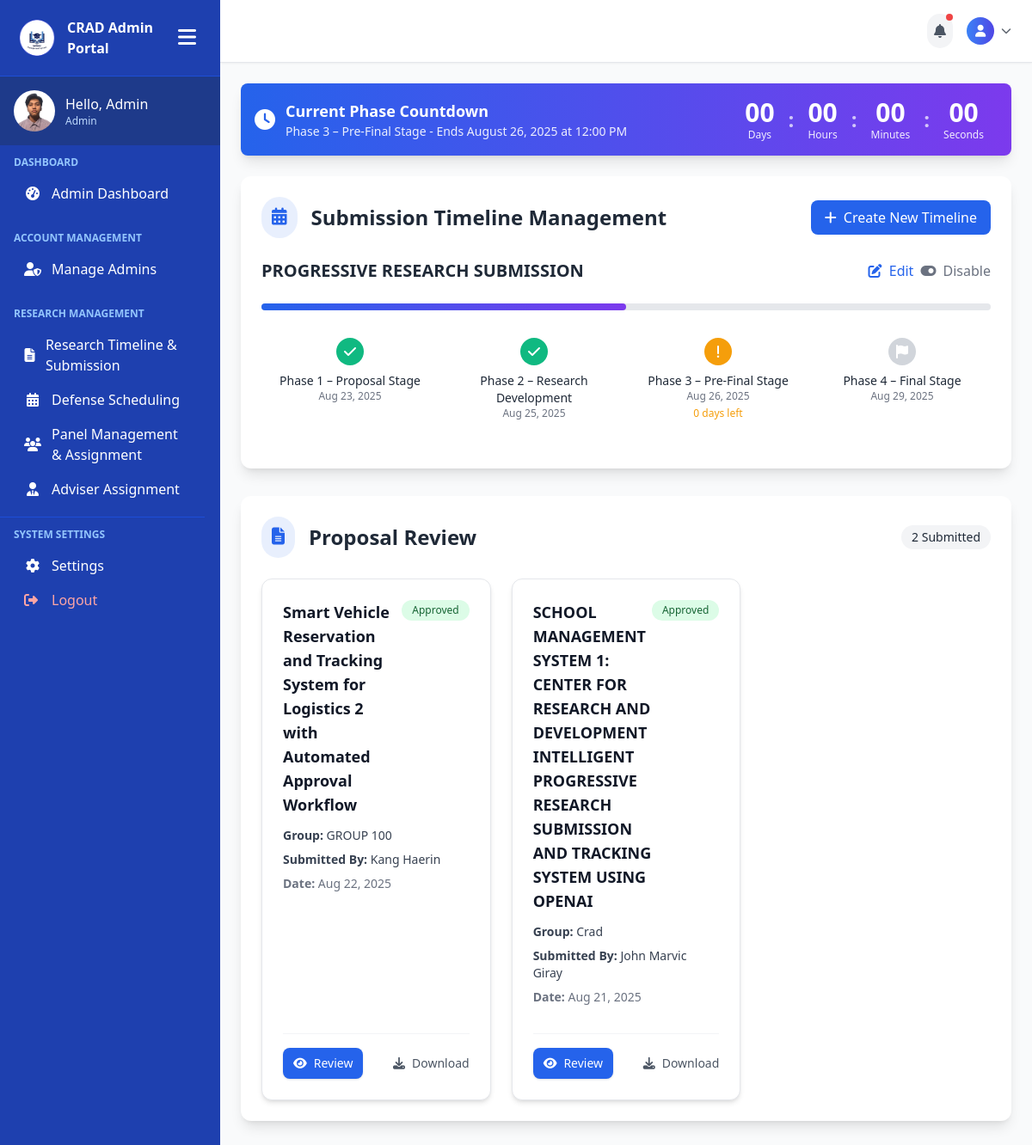
Before: /admin-pages/admin-timeline.php (signed in) with the older database file.
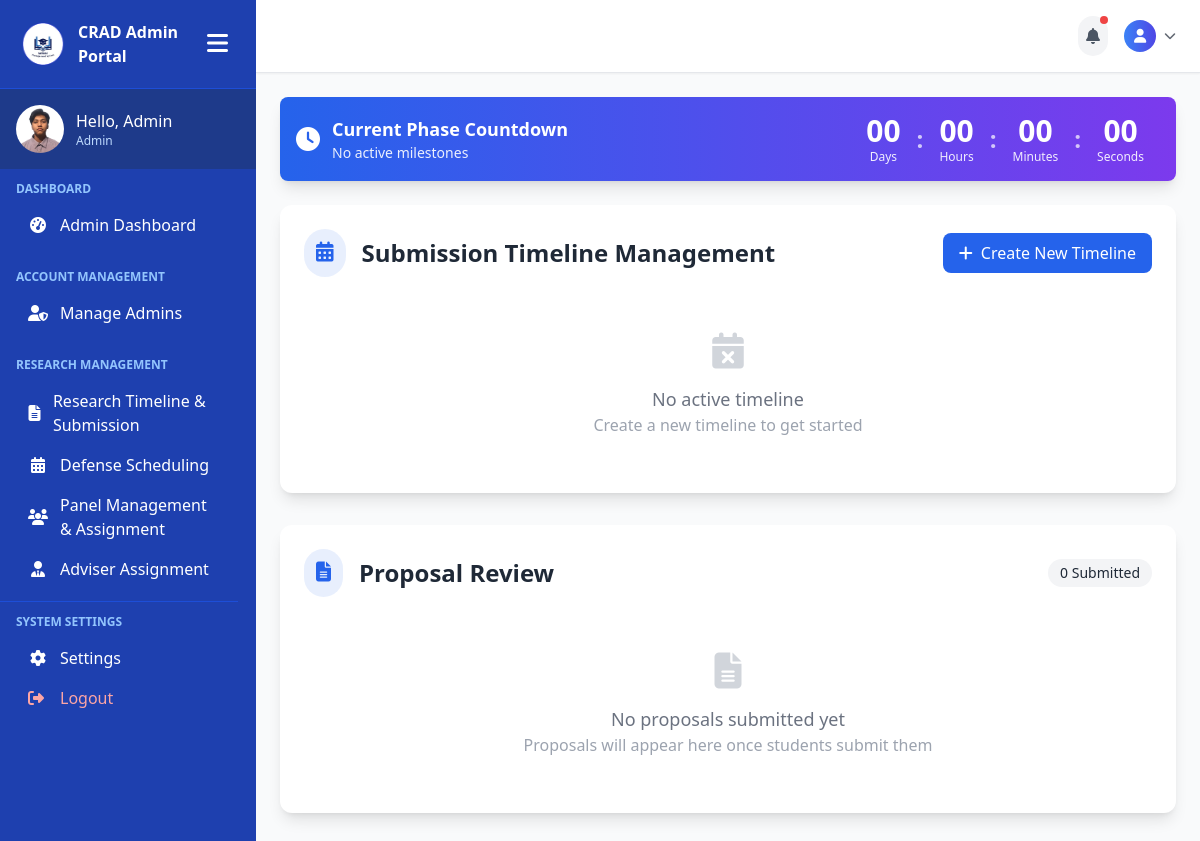
After: the same page with the newer database file.
### tables this page shows
CREATE TABLE `timeline_milestones` (
  `id` int(11) NOT NULL,
  `timeline_id` int(11) NOT NULL,
  `title` varchar(255) NOT NULL,
  `description` text DEFAULT NULL,
  `deadline` datetime NOT NULL,
  `status` enum('pending','active','completed') DEFAULT 'pending',
  `created_at` timestamp NOT NULL DEFAULT current_timestamp(),
  `updated_at` timestamp NOT NULL DEFAULT current_timestamp() ON UPDATE current_timestamp()
);

CREATE TABLE `submission_timelines` (
  `id` int(11) NOT NULL,
  `title` varchar(255) NOT NULL,
  `description` text DEFAULT NULL,
  `is_active` tinyint(1) DEFAULT 1,
  `created_at` timestamp NOT NULL DEFAULT current_timestamp(),
  `updated_at` timestamp NOT NULL DEFAULT current_timestamp() ON UPDATE current_timestamp()
);

CREATE TABLE `proposals` (
  `id` int(11) NOT NULL,
  `group_id` int(11) NOT NULL,
  `title` varchar(255) NOT NULL,
  `description` text DEFAULT NULL,
  `file_path` varchar(255) DEFAULT NULL,
  `submitted_at` timestamp NOT NULL DEFAULT current_timestamp(),
  `status` enum('Pending','Approved','Rejected','Under Review','Revision Requested') NOT NULL DEFAULT 'Pending',
  `feedback` text DEFAULT NULL,
  `reviewed_at` timestamp NULL DEFAULT NULL
);

CREATE TABLE `groups` (
  `id` int(11) NOT NULL,
  `name` varchar(255) NOT NULL,
  `cluster_id` int(11) DEFAULT NULL,
  `join_code` varchar(10) DEFAULT NULL,
  `created_at` timestamp NOT NULL DEFAULT current_timestamp()
);

### admin-pages/admin-timeline.php (the view, shortened to what the changed rows need)
<?php
include("../includes/connection.php");
$active_timeline = null;
$milestones = [];
$stmt = $conn->prepare("SELECT * FROM submission_timelines WHERE is_active = 1 LIMIT 1");
$stmt->execute();
$result = $stmt->get_result();
if ($result->num_rows > 0) {
    $active_timeline = $result->fetch_assoc();
    $stmt = $conn->prepare("SELECT * FROM timeline_milestones WHERE timeline_id = ? ORDER BY deadline ASC");
    $stmt->bind_param("i", $active_timeline['id']);
    $stmt->execute();
    $milestones = $stmt->get_result()->fetch_all(MYSQLI_ASSOC);
}
$proposals_query = "SELECT
    p.*,
    g.name AS group_name,
    g.id AS group_id,
    CONCAT(sp.full_name) AS submitted_by
FROM proposals p
JOIN groups g ON p.group_id = g.id
JOIN group_members gm ON g.id = gm.group_id
JOIN student_profiles sp ON gm.student_id = sp.user_id
WHERE gm.student_id = (
    SELECT student_id
    FROM group_members
    WHERE group_id = g.id
    LIMIT 1
)
ORDER BY p.submitted_at DESC;
";
$proposals_result = mysqli_query($conn, $proposals_query);
$proposals = [];
while ($proposal = mysqli_fetch_assoc($proposals_result)) {
    $proposals[] = $proposal;
}
?>
<!DOCTYPE html>
<html lang="en">
<head>
  <script src="https://cdn.tailwindcss.com"></script>
  <link rel="stylesheet" href="https://cdn.jsdelivr.net/npm/flatpickr/dist/flatpickr.min.css">
  <link rel="stylesheet" href="https://cdnjs.cloudflare.com/ajax/libs/font-awesome/6.0.0/css/all.min.css">
</head>
<body class="bg-gray-50 text-gray-800 font-sans h-screen overflow-hidden">
  <div class="min-h-screen flex">
    <?php include('../includes/admin-sidebar.php'); ?>
    <div class="flex-1 overflow-y-auto p-6">
      <div id="countdown-banner" class="bg-gradient-to-r from-primary to-secondary text-white p-4 rounded-lg shadow-lg mb-6">
        <div class="flex flex-col md:flex-row items-center justify-between">
          <div class="flex items-center mb-4 md:mb-0">
            <div>
              <h3 class="font-bold text-lg">Current Phase Countdown</h3>
              <?php if (!empty($milestones)): ?>
                <?php
                  $now = new DateTime();
                  $current_milestone = null;
                  foreach ($milestones as $milestone) {
                      $deadline = new DateTime($milestone['deadline']);
                      if ($deadline > $now) { $current_milestone = $milestone; break; }
                  }
                ?>
                <p class="text-sm opacity-90">
                  <?= $current_milestone ? htmlspecialchars($current_milestone['title']) : 'All milestones completed' ?> -
                  Ends <?= $current_milestone ? date('F j, Y \a\t g:i A', strtotime($current_milestone['deadline'])) : '' ?>
                </p>
              <?php else: ?>
                <p class="text-sm opacity-90">No active milestones</p>
              <?php endif; ?>
            </div>
          </div>
        </div>
      </div>
      <div class="bg-white rounded-xl shadow-lg p-6 mb-8">
        <div class="flex items-center justify-between mb-6">
          <div class="flex items-center">
            <h2 class="text-2xl font-bold text-gray-800">Submission Timeline Management</h2>
          </div>
        </div>
        <?php if ($active_timeline): ?>
          <div class="mb-8">
            <div class="flex justify-between items-center mb-4">
              <h3 class="text-xl font-semibold"><?= htmlspecialchars($active_timeline['title']) ?></h3>
              <div class="flex space-x-2">
                <button type="button"
                  onclick='openEditModal(<?= htmlspecialchars(json_encode($active_timeline), ENT_QUOTES, "UTF-8") ?>, <?= htmlspecialchars(json_encode($milestones), ENT_QUOTES, "UTF-8") ?>)'
                  class="text-primary hover:text-secondary transition">
                  <i class="fas fa-edit mr-1"></i> Edit
                </button>
                <form method="POST" class="inline">
                  <button type="submit" name="toggle_timeline" class="text-gray-500 hover:text-gray-700 transition">
                    <i class="fas fa-toggle-on mr-1"></i> Disable
                  </button>
                </form>
              </div>
            </div>
            <div class="relative">
              <?php
                $total_milestones = count($milestones);
                $completed_milestones = 0;
                $now = new DateTime();
                foreach ($milestones as $milestone) {
                    $deadline = new DateTime($milestone['deadline']);
                    if ($deadline < $now) $completed_milestones++;
                }
                $progress = $total_milestones > 0 ? ($completed_milestones / $total_milestones) * 100 : 0;
              ?>
              <div class="h-2 bg-gray-200 rounded-full mb-8">
                <div class="h-full bg-gradient-to-r from-primary to-secondary rounded-full" style="width: <?= $progress ?>%"></div>
              </div>
              <div class="flex justify-between relative gap-2">
                <?php foreach ($milestones as $index => $milestone):
                    $deadline = new DateTime($milestone['deadline']);
                    $is_past = $deadline < $now;
                    $prevDeadline = $index > 0 ? new DateTime($milestones[$index-1]['deadline']) : null;
                    $is_current = !$is_past && (!$prevDeadline || $prevDeadline < $now);
                ?>
                  <div class="flex-1 text-center px-2">
                    <div class="milestone-dot <?= $is_past ? 'bg-success' : ($is_current ? 'bg-warning' : 'bg-gray-300') ?> text-white mx-auto mb-2">
                      <i class="fas <?= $is_past ? 'fa-check' : ($is_current ? 'fa-exclamation' : 'fa-flag') ?>"></i>
                    </div>
                    <div class="text-sm font-medium"><?= htmlspecialchars($milestone['title']) ?></div>
                    <div class="text-xs text-gray-500"><?= date('M j, Y', strtotime($milestone['deadline'])) ?></div>
                    <?php if ($is_current):
                        $diff = $now->diff($deadline);
                        $days_left = $diff->days;
                    ?>
                      <div class="text-xs mt-1 font-medium text-warning"><?= (int)$days_left ?> days left</div>
                    <?php endif; ?>
                  </div>
                <?php endforeach; ?>
              </div>
            </div>
          </div>
        <?php else: ?>
          <div class="text-center py-8">
            <i class="fas fa-calendar-times text-4xl text-gray-300 mb-4"></i>
            <h3 class="text-lg font-medium text-gray-500">No active timeline</h3>
            <p class="text-gray-400">Create a new timeline to get started</p>
          </div>
        <?php endif; ?>
      </div>
<div class="bg-white rounded-xl shadow-lg p-6 mb-8">
  <div class="flex items-center justify-between mb-6">
    <div class="flex items-center">
      <div class="bg-primary/10 p-3 rounded-full mr-4">
      </div>
      <h2 class="text-2xl font-bold text-gray-800">Proposal Review</h2>
    </div>
    <span class="bg-gray-100 text-gray-800 text-sm font-medium px-3 py-1 rounded-full">
      <?php echo count($proposals); ?> Submitted
    </span>
  </div>
  <?php if (!empty($proposals)): ?>
    <div class="grid grid-cols-1 md:grid-cols-2 lg:grid-cols-3 gap-6">
      <?php foreach ($proposals as $proposal):
        $status_class = 'bg-yellow-100 text-yellow-800';
        $status_text = 'Pending';
        if (!empty($proposal['status'])) {
          switch ($proposal['status']) {
            case 'Approved':
              $status_class = 'bg-green-100 text-green-800';
              $status_text = 'Approved';
              break;
          }
        }
      ?>
      <div class="bg-white border border-gray-200 shadow-md rounded-xl p-6 flex flex-col justify-between">
        <div>
          <div class="flex justify-between items-start mb-3">
            <h3 class="text-lg font-semibold text-gray-900">
              <?php echo htmlspecialchars($proposal['title']); ?>
            </h3>
            <span class="px-3 py-1 text-xs font-medium rounded-full <?php echo $status_class; ?>">
              <?php echo $status_text; ?>
            </span>
          </div>
          <p class="text-sm text-gray-700 mb-2">
            <span class="font-semibold">Group:</span> <?php echo htmlspecialchars($proposal['group_name']); ?>
          </p>
          <p class="text-sm text-gray-700 mb-2">
            <span class="font-semibold">Submitted By:</span> <?php echo htmlspecialchars($proposal['submitted_by']); ?>
          </p>
          <p class="text-sm text-gray-500 mb-4">
            <span class="font-semibold">Date:</span> <?php echo date('M j, Y', strtotime($proposal['submitted_at'])); ?>
          </p>
        </div>
        <div class="flex justify-between items-center mt-4 pt-4 border-t border-gray-100">
          <button onclick='openProposalReviewModal(<?php echo htmlspecialchars(json_encode($proposal), ENT_QUOTES, "UTF-8"); ?>)'
            class="inline-flex items-center px-3 py-2 bg-primary text-white text-sm font-medium rounded-lg shadow hover:bg-secondary transition">
            <i class="fas fa-eye mr-2"></i> Review
          </button>
          <a href="<?php echo htmlspecialchars($proposal['file_path']); ?>"
             target="_blank"
             class="inline-flex items-center text-gray-600 hover:text-gray-900 text-sm font-medium">
            <i class="fas fa-download mr-2"></i> Download
          </a>
        </div>
      </div>
      <?php endforeach; ?>
    </div>
  <?php else: ?>
    <div class="text-center py-8">
      <i class="fas fa-file-alt text-4xl text-gray-300 mb-4"></i>
      <h3 class="text-lg font-medium text-gray-500">No proposals submitted yet</h3>
      <p class="text-gray-400">Proposals will appear here once students submit them</p>
    </div>
  <?php endif; ?>
</div>
  </div>
</body>
</html>

Changed rows visible on the page:
no longer on this page (row unchanged): timeline_milestones: title "Phase 3 – Pre-Final Stage", deadline "August 26, 2025 at 12:00 PM", deadline "Aug 26, 2025"
removed submission_timelines: title "PROGRESSIVE RESEARCH SUBMISSION"
no longer on this page (row unchanged): timeline_milestones: title "Phase 1 – Proposal Stage", deadline "Aug 23, 2025"
no longer on this page (row unchanged): timeline_milestones: title "Phase 2 – Research Development", deadline "Aug 25, 2025"
no longer on this page (row unchanged): timeline_milestones: title "Phase 4 – Final Stage", deadline "Aug 29, 2025"
removed proposals: title "Smart Vehicle Reservation and Tracking System for Logistics 2 with Automated Approval Workflow", status "Approved", group.name "GROUP 100", submitted_by "Kang Haerin", submitted_at "Aug 22, 2025"
removed proposals: title "SCHOOL MANAGEMENT SYSTEM 1: CENTER FOR RESEARCH AND DEVELOPMENT INTELLIGENT PROGRESSIVE RESEARCH SUBMISSION AND TRACKING SYSTEM USING OPENAI", status "Approved", group.name "Crad", submitted_by "John Marvic Giray", submitted_at "Aug 21, 2025"
Other visible differences:
count($proposals): "2" → "0"
text no longer shown: "- Ends Edit Disable"
text now shown: "No active milestones No active timeline Create a new timeline to get started No proposals submitted yet Proposals will appear here once students submit them"
